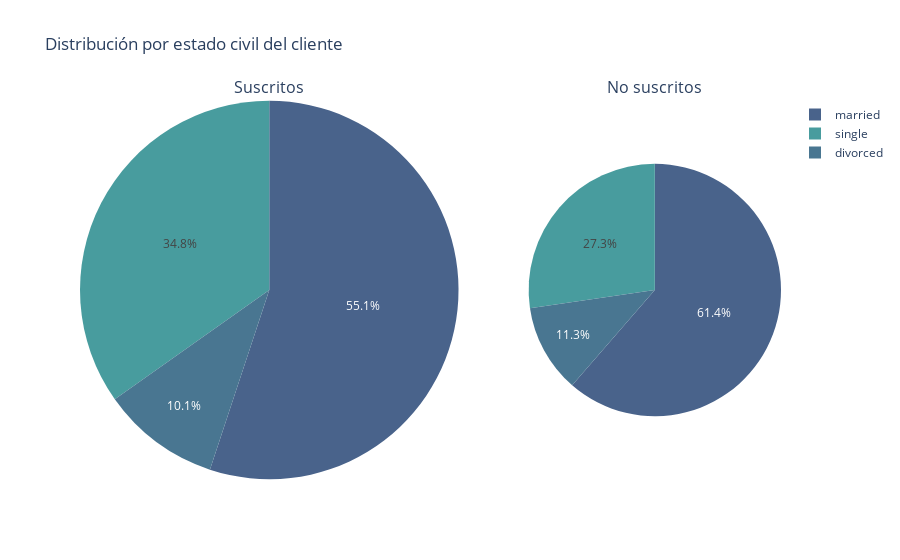

Notebook cell for this chart:
### Code cell
fig= make_subplots(
    rows=1, cols=2,
    column_widths=[3,2],
    row_heights=[3],
    specs = [[{"type": "domain"}, {"type": "domain"}]], subplot_titles = ['Suscritos', 'No suscritos'])
fig.add_trace(go.Pie(labels = ['divorced','married','single'],
						 values = df_marital_yes['id'],
             name ='marital',marker_colors = ['#497691','#49638B','#489C9E'],
             ),
             row = 1,col = 1)
fig.add_trace(go.Pie(labels = ['divorced','married','single'],
						 values = df_marital_no['id'],
             name ='marital',marker_colors = ['#497691','#49638B','#489C9E'],
             ),
             row = 1,col = 2)
fig.update_layout(title_text='Distribución por estado civil del cliente')

### Figure 1 — Plotly figure (JSON) as saved in the notebook; plotly's stock layout.template omitted (floating-point values rounded to 4 significant figures)
{"data": [{"domain": {"x": [0, 0.54], "y": [0, 1]}, "labels": ["divorced", "married", "single"], "marker": {"colors": ["#497691", "#49638B", "#489C9E"]}, "name": "marital", "type": "pie", "values": [490, 2668, 1686]}, {"domain": {"x": [0.64, 1], "y": [0, 1]}, "labels": ["divorced", "married", "single"], "marker": {"colors": ["#497691", "#49638B", "#489C9E"]}, "name": "marital", "type": "pie", "values": [4321, 23416, 10419]}], "layout": {"annotations": [{"font": {"size": 16}, "showarrow": false, "text": "Suscritos", "x": 0.27, "xanchor": "center", "xref": "paper", "y": 1, "yanchor": "bottom", "yref": "paper"}, {"font": {"size": 16}, "showarrow": false, "text": "No suscritos", "x": 0.82, "xanchor": "center", "xref": "paper", "y": 1, "yanchor": "bottom", "yref": "paper"}], "title": {"text": "Distribución por estado civil del cliente"}}}
